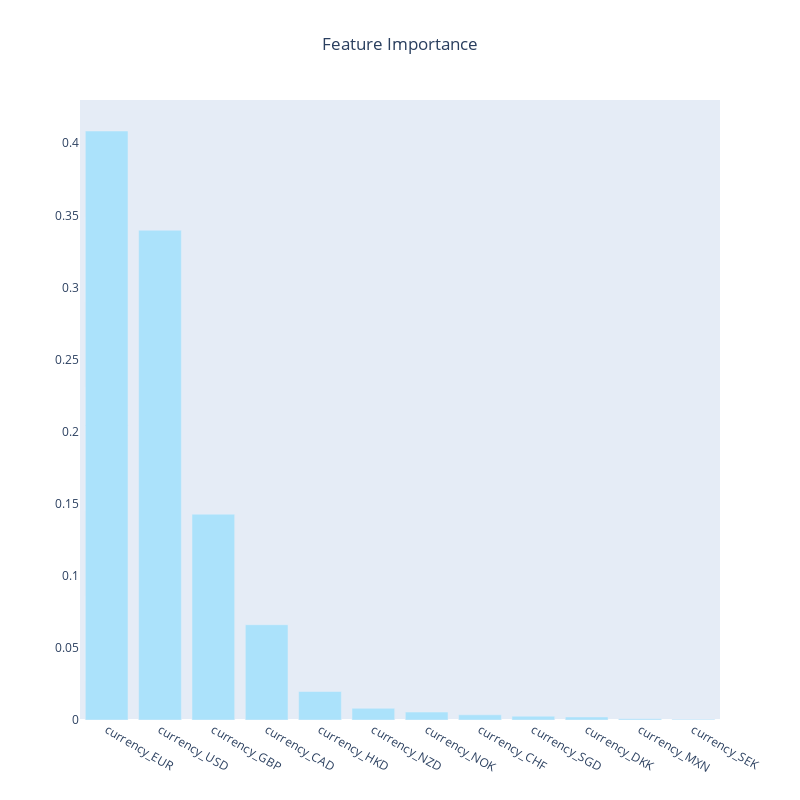

Here is the notebook cell this chart was saved with:
### Markdown cell above
# Feature importance

### Code cell
# xgboost for feature importance on a classification problem
import plotly.graph_objects as go
from xgboost import XGBClassifier

xgb_model = XGBClassifier()
xgb_model.fit(
    h4_df.drop(columns=["SuccessfulBool"]),
    h4_df["SuccessfulBool"],
)
feature_importance_df = pd.DataFrame(
    {
        "feature": h4_df.drop(columns=["SuccessfulBool"]).columns,
        "importance": xgb_model.feature_importances_,
    }
)
feature_importance_df.sort_values(by="importance", ascending=False, inplace=True)
fig = go.Figure()
fig.add_trace(
    go.Bar(
        x=feature_importance_df["feature"],
        y=feature_importance_df["importance"],
        marker_color="rgb(171, 226, 251)",
    )
)
fig.update_layout(
    title="Feature Importance",
    title_x=0.5,
    width=800,
    height=800,
    xaxis_showgrid=False,
    yaxis_showgrid=False,
)
fig.show()

### Figure 1 — Plotly figure (JSON) as saved in the notebook; plotly's stock layout.template omitted (floating-point values rounded to 4 significant figures)
{"data": [{"marker": {"color": "rgb(171, 226, 251)"}, "type": "bar", "x": ["currency_EUR", "currency_USD", "currency_GBP", "currency_CAD", "currency_HKD", "currency_NZD", "currency_NOK", "currency_CHF", "currency_SGD", "currency_DKK", "currency_MXN", "currency_SEK"], "y": [0.4085, 0.3397, 0.1427, 0.06607, 0.01976, 0.008084, 0.005535, 0.003597, 0.002641, 0.002085, 0.0008584, 0.0004775]}], "layout": {"height": 800, "title": {"text": "Feature Importance", "x": 0.5}, "width": 800, "xaxis": {"showgrid": false}, "yaxis": {"showgrid": false}}}
